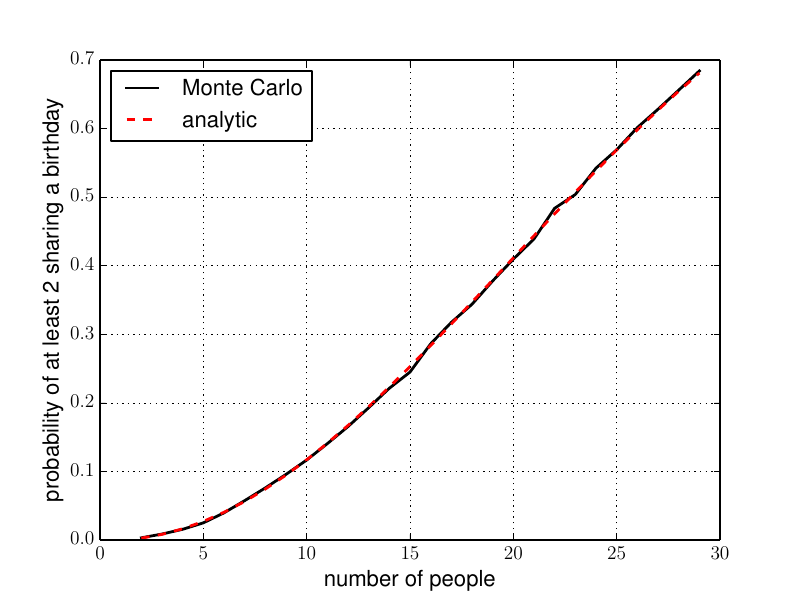

This figure's Python source:
#!/usr/bin/env python

from __future__ import division
from pylab import *

def is_there_a_duplicate(l):
    if len(unique(l)) < len(l):
        return True
    else:
        return False

def probability_of_same_birthday(N):
    if N >= 365: return 1
    not_probability = 1
    for i in range(1,N):
        not_probability *= (365-i)/365
    return 1-not_probability

seed(12345)      # Seed the random number generator
N = arange(2,30) # Total number of people

# Calculate the probability 2 people share a birthday
# using Monte Carlo methods
trials = 10000 # Number of trials to run for each number of people
fraction = zeros(len(N))

for i,n in enumerate(N):
    count = 0
    for j in range(trials):
        birthdays = randint(0,365,n)
        if is_there_a_duplicate(birthdays):
            count += 1
    fraction[i] = count/trials

# Calculate the probability 2 people share a birthday
# using analytic methods
analytic_fraction = array([probability_of_same_birthday(n) for n in N])

figure()
plot(N,fraction,'k-',label='Monte Carlo')
plot(N,analytic_fraction,'r--',label='analytic')
legend(loc='best')
xlabel('number of people')
ylabel('probability of at least 2 sharing a birthday')
savefig('problem2.pdf')
close()

